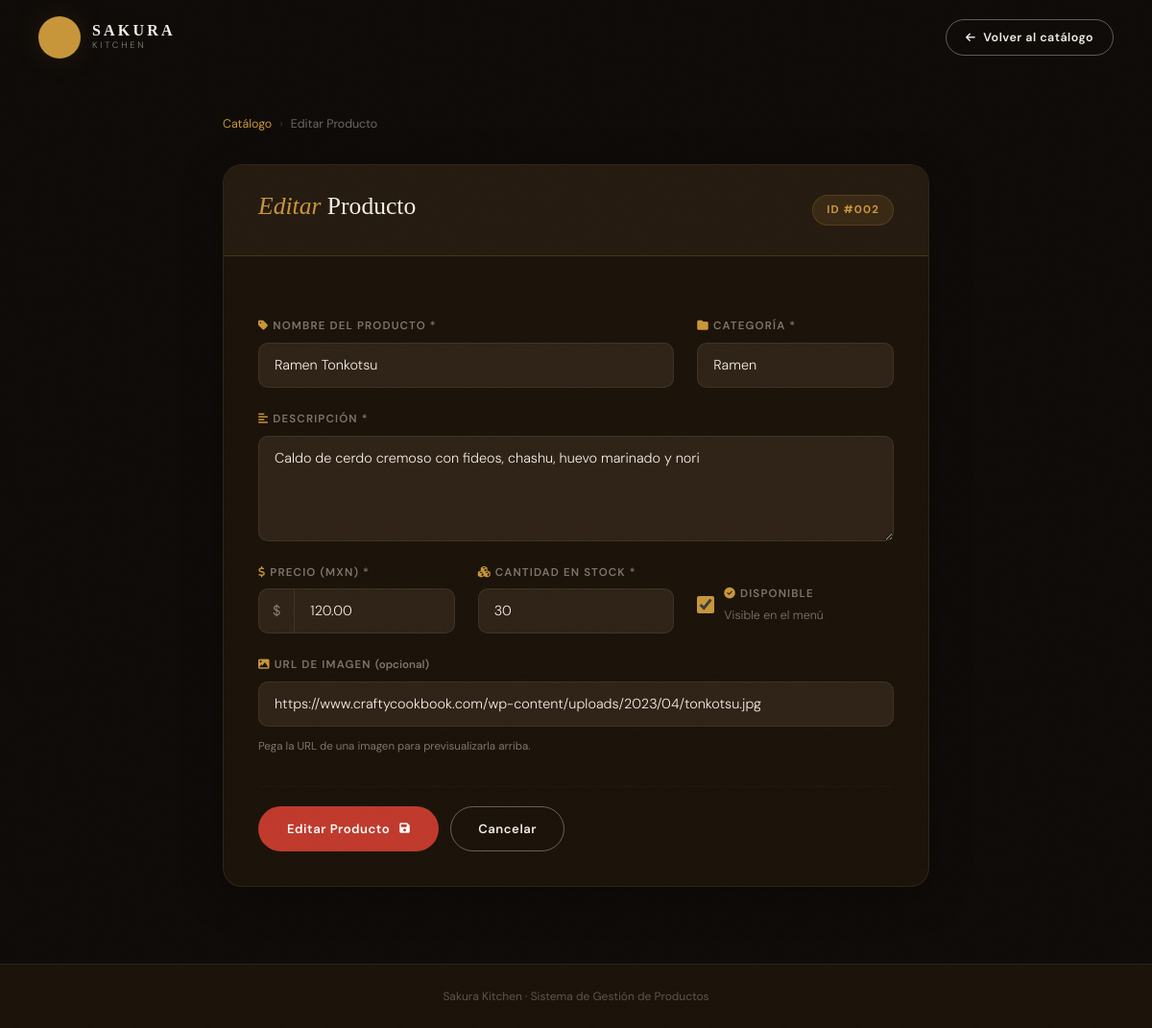
/producto/2/editar, run on the app's committed database.
### tables this page shows
CREATE TABLE productos (
            id INTEGER PRIMARY KEY AUTOINCREMENT,
            nombre TEXT NOT NULL,
            descripcion TEXT NOT NULL,
            categoria TEXT NOT NULL,
            precio REAL NOT NULL,
            cantidad INTEGER NOT NULL,
            imagen_url TEXT,
            disponible INTEGER DEFAULT 1,
            fecha_creacion TIMESTAMP DEFAULT CURRENT_TIMESTAMP
        );

### app.py (the view, shortened to what this page needs)
@app.route('/producto/<int:id>/editar', methods=['GET', 'POST'])
def editar_producto(id):
    conn = get_db()
    producto = conn.execute('SELECT * FROM productos WHERE id = ?', (id,)).fetchone()
    if not producto:
        flash('Producto no encontrado.', 'danger')
        return redirect(url_for('index'))
    conn.close()
    return render_template('form_producto.html', producto=producto, accion='Editar')

### app.py (called while the page is built)
def get_db():
    conn = sqlite3.connect(DATABASE)
    conn.row_factory = sqlite3.Row
    return conn

### templates/form_producto.html (shortened to what this page needs)
<!DOCTYPE html>
<html lang="es">
<head>
    <link href="https://cdn.jsdelivr.net/npm/bootstrap@5.3.0/dist/css/bootstrap.min.css" rel="stylesheet">
    <link href="https://cdnjs.cloudflare.com/ajax/libs/font-awesome/6.4.0/css/all.min.css" rel="stylesheet">
    <link rel="stylesheet" href="{{ url_for('static', filename='css/style.css') }}">
</head>
<body>
<nav class="sk-nav scrolled" id="skNav">
    <div class="sk-nav-inner">
        <a href="{{ url_for('index') }}" class="sk-logo">
            <div class="logo-wrap" style="width:44px;height:44px;background:var(--gold);border-radius:50%;display:flex;align-items:center;justify-content:center;">
                <span class="sk-logo-kanji">桜</span>
            </div>
            <div class="sk-logo-text">
                <span class="sk-logo-main">SAKURA</span>
                <span class="sk-logo-sub">KITCHEN</span>
            </div>
        </a>
        <div class="sk-nav-actions">
            <a href="{{ url_for('index') }}" class="sk-btn-ghost" style="padding:9px 20px;font-size:0.78rem">
                <i class="fas fa-arrow-left me-2" style="font-size:0.7rem"></i>Volver al catálogo
            </a>
        </div>
    </div>
</nav>
<main class="sk-form-page">
    <div class="container">
        <div class="row justify-content-center">
            <div class="col-xl-8 col-lg-9">
                <div class="sk-breadcrumb-bar">
                    <a href="{{ url_for('index') }}">Catálogo</a>
                    <span>›</span>
                    <span style="color:var(--paper)">{{ accion }} Producto</span>
                </div>
                <div class="sk-form-card">
                    <div class="sk-form-card-header">
                        <h3>
                            <em>{{ accion }}</em> Producto
                        </h3>
                        {% if producto %}
                        <span class="sk-id-badge">ID #{{ '%03d' % producto['id'] }}</span>
                        {% endif %}
                    </div>
                    <div class="sk-form-card-body">
                        <form method="POST" id="productForm" novalidate>
                            <div class="row g-4">
                                <div class="col-md-8">
                                    <div class="sk-field">
                                        <label><i class="fas fa-tag me-1" style="color:var(--gold)"></i>Nombre del producto *</label>
                                        <input type="text" name="nombre"
                                               placeholder="Ej: Sushi Salmón Premium"
                                               value="{{ producto['nombre'] if producto else '' }}" required>
                                    </div>
                                </div>
                                <div class="col-md-4">
                                    <div class="sk-field">
                                        <label><i class="fas fa-folder me-1" style="color:var(--gold)"></i>Categoría *</label>
                                        <input type="text" name="categoria"
                                               list="cats"
                                               placeholder="Sushi, Ramen..."
                                               value="{{ producto['categoria'] if producto else '' }}" required>
                                    </div>
                                </div>
                                <div class="col-12">
                                    <div class="sk-field">
                                        <label><i class="fas fa-align-left me-1" style="color:var(--gold)"></i>Descripción *</label>
                                        <textarea name="descripcion" rows="3"
                                                  placeholder="Descripción detallada del platillo..." required>{{ producto['descripcion'] if producto else '' }}</textarea>
                                    </div>
                                </div>
                                <div class="col-md-4">
                                    <div class="sk-field">
                                        <label><i class="fas fa-dollar-sign me-1" style="color:var(--gold)"></i>Precio (MXN) *</label>
                                        <div style="display:flex">
                                            <span style="background:var(--ink-4);border:1px solid var(--border-2);border-right:none;border-radius:10px 0 0 10px;padding:12px 14px;color:var(--muted);font-size:0.9rem">$</span>
                                            <input type="number" name="precio"
                                                   style="border-radius:0 10px 10px 0"
                                                   step="0.01" min="0" placeholder="0.00"
                                                   value="{{ '%.2f' % producto['precio'] if producto else '' }}" required>
                                        </div>
                                    </div>
                                </div>
                                <div class="col-md-4">
                                    <div class="sk-field">
                                        <label><i class="fas fa-cubes me-1" style="color:var(--gold)"></i>Cantidad en stock *</label>
                                        <input type="number" name="cantidad"
                                               min="0" placeholder="0"
                                               value="{{ producto['cantidad'] if producto else '' }}" required>
                                    </div>
                                </div>
                                <div class="col-md-4 d-flex align-items-end">
                                    <label class="sk-toggle-wrap">
                                        <input type="checkbox" name="disponible"
                                               {% if not producto or producto['disponible'] %}checked{% endif %}>
                                        <span class="sk-field" style="gap:4px">
                                            <span style="font-size:0.72rem;font-weight:600;letter-spacing:0.1em;text-transform:uppercase;color:var(--muted)">
                                                <i class="fas fa-check-circle me-1" style="color:var(--gold)"></i>Disponible
                                            </span>
                                            <span style="font-size:0.78rem;color:var(--muted);font-weight:300">Visible en el menú</span>
                                        </span>
                                    </label>
                                </div>
                                <div class="col-12">
                                    <div class="sk-field">
                                        <label><i class="fas fa-image me-1" style="color:var(--gold)"></i>URL de imagen <span style="color:var(--muted);text-transform:none;letter-spacing:0">(opcional)</span></label>
                                        <input type="url" name="imagen_url" id="imgUrl"
                                               placeholder="https://ejemplo.com/imagen.jpg"
                                               value="{{ producto['imagen_url'] if producto and producto['imagen_url'] else '' }}">
                                        <span style="font-size:0.72rem;color:var(--muted);margin-top:4px">Pega la URL de una imagen para previsualizarla arriba.</span>
                                    </div>
                                </div>
                            </div>
                            <hr class="sk-form-divider" style="margin-top:32px">
                            <div class="sk-form-actions">
                                <button type="submit" class="sk-btn-primary">
                                    <span>{{ accion }} Producto</span>
                                    <i class="fas {% if accion == 'Agregar' %}fa-plus{% else %}fa-save{% endif %}"></i>
                                </button>
                                <a href="{{ url_for('index') }}" class="sk-btn-ghost">
                                    Cancelar
                                </a>
                            </div>
                        </form>
                    </div>
                </div>
            </div>
        </div>
    </div>
</main>
<footer style="background:var(--ink-2);border-top:1px solid var(--border-2);padding:24px 0;text-align:center">
    <p style="font-size:0.75rem;color:rgba(245,239,230,0.3);margin:0">
        Sakura Kitchen · Sistema de Gestión de Productos
    </p>
</footer>
</body>
</html>

### static/css/style.css (style rules this page uses)
:root { --ink: #0e0a07; --ink-2: #1a1208; --ink-3: #241a0f; --ink-4: #2e2216; --paper: #f5efe6; --sakura: #c0392b; --sakura-2: #e74c3c; --gold: #c9963a; --gold-2: #e8b44e; --gold-3: #f5d28a; --muted: rgba(245,239,230,0.45); --border: rgba(201,150,58,0.2); --border-2: rgba(245,239,230,0.08); --f-display: 'Cormorant Garamond', serif; --f-jp: 'Noto Serif JP', serif; --f-body: 'DM Sans', sans-serif; --r: 12px; --r-lg: 20px; --shadow: 0 8px 40px rgba(0,0,0,0.35); --shadow-g: 0 16px 60px rgba(192,57,43,0.2); --shadow-gold: 0 8px 32px rgba(201,150,58,0.3); }
*,*::before,*::after { box-sizing:border-box;margin:0;padding:0 }
html { scroll-behavior:smooth }
body { font-family:var(--f-body);background:var(--ink);color:var(--paper);overflow-x:hidden;cursor:none }
a { text-decoration:none;color:inherit }
.sk-nav { position:fixed;top:0;left:0;right:0;z-index:1000;padding:0 40px;transition:background .4s,border-bottom .3s;border-bottom:1px solid transparent }
.sk-nav-inner { display:flex;align-items:center;justify-content:space-between;height:78px;max-width:1280px;margin:0 auto }
.sk-logo { display:flex;align-items:center;gap:12px;color:var(--paper) }
.sk-logo-kanji { font-family:var(--f-jp);font-size:2rem;color:var(--gold);line-height:1;text-shadow:0 0 30px rgba(201,150,58,.5) }
.sk-logo-text { display:flex;flex-direction:column }
.sk-logo-main { font-family:var(--f-jp);font-size:1rem;font-weight:700;letter-spacing:.2em;line-height:1.1 }
.sk-logo-sub { font-size:.58rem;letter-spacing:.3em;color:var(--muted);text-transform:uppercase }
.sk-nav-actions { display:flex;align-items:center;gap:12px }
.sk-btn-primary { display:inline-flex;align-items:center;gap:10px;background:var(--sakura);color:#fff!important;font-size:.82rem;font-weight:600;letter-spacing:.04em;padding:14px 30px;border-radius:50px;border:none;cursor:pointer;transition:all .3s;position:relative;overflow:hidden }
.sk-btn-primary i { font-size:.75rem;transition:transform .3s }
.sk-btn-ghost { display:inline-flex;align-items:center;font-size:.82rem;font-weight:600;letter-spacing:.04em;padding:13px 28px;border-radius:50px;border:1.5px solid rgba(245,239,230,.35);color:var(--paper)!important;transition:all .3s;background:transparent }
.sk-field { display:flex;flex-direction:column;gap:8px }
.sk-field label { font-size:.72rem;font-weight:600;letter-spacing:.1em;text-transform:uppercase;color:var(--muted) }
.sk-field input,.sk-field select,.sk-field textarea { background:var(--ink-4);border:1px solid var(--border-2);border-radius:10px;color:var(--paper);padding:12px 16px;font-family:var(--f-body);font-size:.9rem;font-weight:300;outline:none;transition:border-color .2s,box-shadow .2s;width:100% }
.sk-field textarea { resize:vertical;min-height:110px }
.sk-form-page { padding:120px 0 80px }
.sk-form-card { background:var(--ink-2);border:1px solid var(--border-2);border-radius:var(--r-lg);overflow:hidden;box-shadow:var(--shadow) }
.sk-form-card-header { background:var(--ink-3);border-bottom:1px solid var(--border);padding:28px 36px;display:flex;align-items:center;justify-content:space-between }
.sk-form-card-header h3 { font-family:var(--f-display);font-size:1.6rem;font-weight:400;color:var(--paper) }
.sk-form-card-header h3 em { font-style:italic;color:var(--gold) }
.sk-form-card-body { padding:36px }
.sk-id-badge { font-size:.72rem;font-weight:700;letter-spacing:.1em;background:rgba(201,150,58,.12);border:1px solid var(--border);color:var(--gold);padding:6px 14px;border-radius:50px }
.sk-breadcrumb-bar { display:flex;align-items:center;gap:8px;font-size:.78rem;color:var(--muted);margin-bottom:32px }
.sk-breadcrumb-bar a { color:var(--gold) }
.sk-breadcrumb-bar span { opacity:.4 }
.sk-toggle-wrap { display:flex;align-items:center;gap:10px;padding:10px 0;cursor:pointer }
.sk-toggle-wrap input { accent-color:var(--gold);width:18px;height:18px;cursor:pointer }
.sk-form-divider { border:none;border-top:1px solid var(--border-2);margin:20px 0 }
.sk-form-actions { display:flex;gap:12px;flex-wrap:wrap }

### data on the page
productos: id "002", nombre "Ramen Tonkotsu", categoria "Ramen", descripcion "Caldo de cerdo cremoso con fideos, chashu, huevo marinado y nori", precio "120.00", cantidad "30", disponible "☑", imagen_url "https://www.craftycookbook.com/wp-content/uploads/2023/04/tonkotsu.jpg"

### other printed values
{{ accion }} "Editar"
